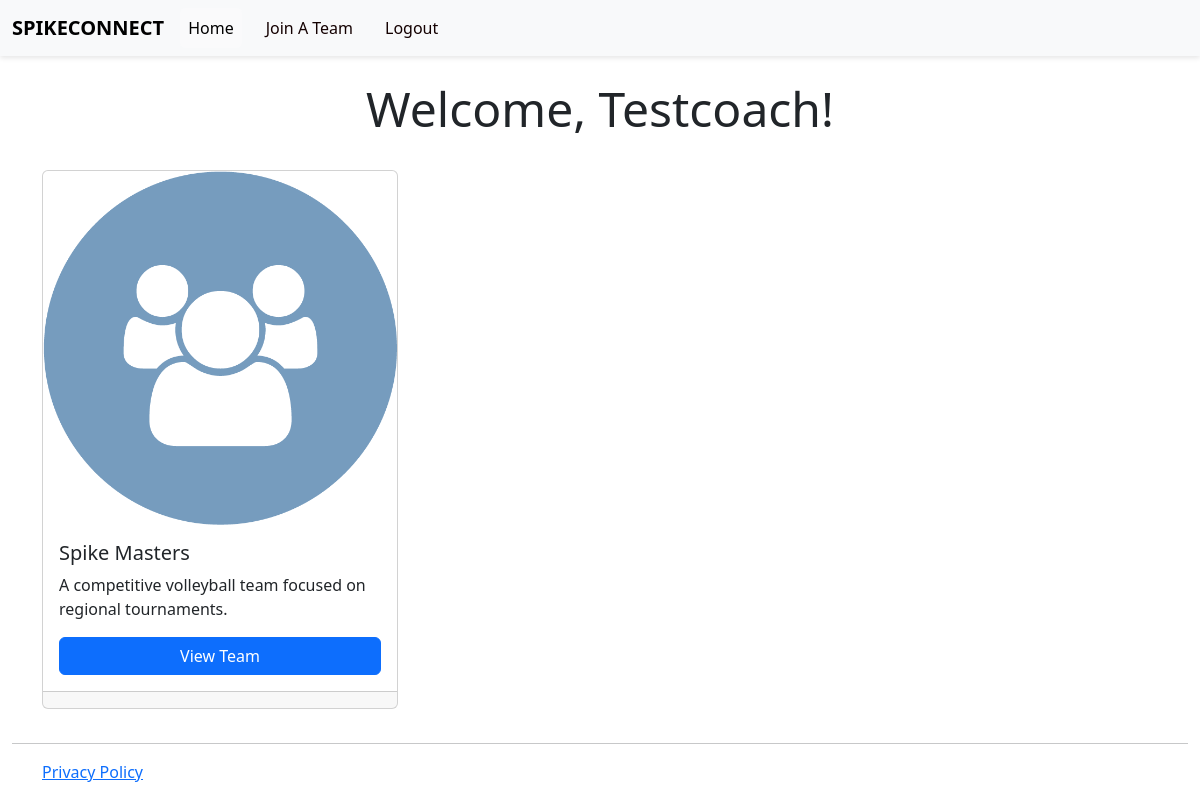
Screenshot of / (signed in) with the database file from the repository.
### tables this page shows
CREATE TABLE "secure_users_9f" (
    id INTEGER PRIMARY KEY AUTOINCREMENT,
    username TEXT NOT NULL UNIQUE,
    password TEXT NOT NULL,
    email TEXT,
    full_name TEXT,
    role TEXT DEFAULT 'Player',
    team_id INTEGER NOT NULL DEFAULT 0,
    totp_secret TEXT,
    twofa_enabled INTEGER DEFAULT 0
);

CREATE TABLE "volleyball_teams" (
    id INTEGER PRIMARY KEY AUTOINCREMENT,
    name TEXT NOT NULL UNIQUE,
    description TEXT,
    created_at DATETIME DEFAULT CURRENT_TIMESTAMP
);

### main.py (the view)
@app.route("/", methods=["POST", "GET"])
@csp_header(
    {
        "base-uri": "'self'",
        "default-src": "'self'",
        "style-src": "'self'",
        "script-src": "'self'" and "https://cdnjs.cloudflare.com",
        "img-src": "'self' data:",
        "media-src": "'self'",
        "font-src": "'self'",
        "object-src": "'self'",
        "child-src": "'self'",
        "connect-src": "'self'",
        "worker-src": "'self'",
        "report-uri": "/csp_report",
        "frame-ancestors": "'none'",
        "form-action": "'self'",
        "frame-src": "'none'",
    }
)
def index():
    lock = acquire_session_lock()
    with lock:
        return teamHandler.handle_my_team()

### databaseManagement.py (called while the page is built)
def retrieveUserByUsername(username):
    conn = sql.connect(db_path)
    cur = conn.cursor()
    cur.execute(
        "SELECT * FROM secure_users_9f WHERE username = ?",
        (username,)
    )
    user = cur.fetchone()
    conn.close()
    if user:
        return {
            'id': user[0],
            'username': user[1],
            'password': user[2],
            'email': user[3],
            'full_name': user[4],
            'role': user[5],
            'team_id': user[6],
            'totp_secret': user[7],
            'twofa_enabled': user[8],
        }
    return None

def get_team_by_id(team_id):
    conn = sql.connect(db_path)
    cur = conn.cursor()
    cur.execute("SELECT id, name, description, created_at FROM volleyball_teams WHERE id = ?", (team_id,))
    row = cur.fetchone()
    conn.close()
    if row:
        return {
            "id": row[0],
            "name": row[1],
            "description": row[2],
            "created_at": row[3]
        }
    return None

### main.py (called while the page is built)
@app.teardown_request
def teardown_request(exception=None):
    return cleanup_session_lock(exception)

### sessionLocks.py (called while the page is built)
def cleanup_session_lock(response):
    session_id = session.get('_id', None)
    if session_id and session_id in session_locks:
        del session_locks[session_id]
    return response

def acquire_session_lock():
    session_id = session.get('_id', None)
    if session_id is None:
        return nullcontext()  # Acts as a no-op context manager
    lock = get_session_lock(session_id)
    return lock

### teamHandlers.py (called while the page is built)
def get_logged_in_user():
    if 'username' not in session:
        return None
    return dbHandler.retrieveUserByUsername(session['username'])

def handle_my_team():
    user = get_logged_in_user()
    if not user:
        return redirect(url_for('login'))
    if not user or not user.get('team_id'):
        flash("You have not joined a team yet.", "info")
        return render_template('index.html', team=None)
    team = dbHandler.get_team_by_id(user['team_id'])
    return render_template('index.html', team=team)

### templates/index.html
{% extends 'layout.html' %} {% block content %}
<div class="container mt-4">
  <div class="row mb-4">
    <div class="col text-center">
      <h1 class="display-5">Welcome, {{ session['username']|capitalize }}!</h1>
    </div>
  </div>
  <div class="row row-cols-1 row-cols-md-3 g-4">
    {% if team %}
    <div class="col">
      <div class="card h-100">
        <img
          src="{{ url_for('static', filename='images/volleyballteam.png') }}"
          class="card-img-top"
          alt="{{ team.name }}"
        />
        <div class="card-body">
          <h5 class="card-title">{{ team.name }}</h5>
          <p class="card-text">{{ team.description }}</p>
          <a
            href="{{ url_for('team_detail', team_id=team.id) }}"
            class="btn btn-primary"
            >View Team</a
          >
        </div>
        <div class="card-footer"></div>
      </div>
    </div>
    {% else %}
    <p>You have not joined a team yet.</p>
    {% endif %}
  </div>
</div>
{% endblock %}

### static/css/style.css (style rules this page uses)
* { margin: 0; padding: 0; box-sizing: border-box; }
body { font-family: "Poppins", sans-serif; background-color: #f9f9f9; color: #333; margin: 0; padding: 0; }
h1 { text-align: center; font-size: 2.5rem; color: #222; margin-bottom: 1rem; }
.btn { background: #007bff; color: #fff; padding: 0.8rem; border: none; border-radius: 30px; font-size: 1rem; cursor: pointer; transition: all 0.3s ease; width: 100%; font-weight: 600; }
html, body { height: 100%; margin: 0; display: flex; flex-direction: column; }

### rows the page displays
secure_users_9f: username "Testcoach"
volleyball_teams: name "Spike Masters", description "A competitive volleyball team focused on regional tournaments."
